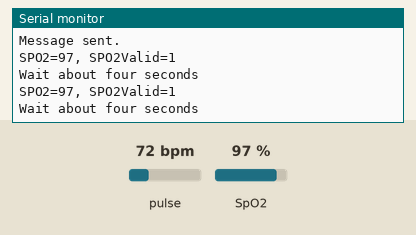
A program run on a simulated ESP32. On the bench: the last lines printed to the serial monitor. Inputs (shaded band) come from the test bench; at power-on: SpO2 97 %, pulse 72 bpm. WiFi joins after 1.5 s; servers stay silent unless stated.

Above: at 8.8 s.
8.9 s: SpO2 set to 80 %
At 11.9 s:
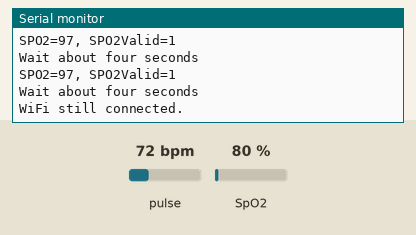
14.9 s: SpO2 set to 85 %
At 18.3 s:
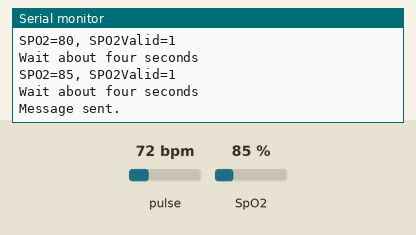
Timing chart, 0 to 19.8 s (numbered marks = the images above; inputs shaded):
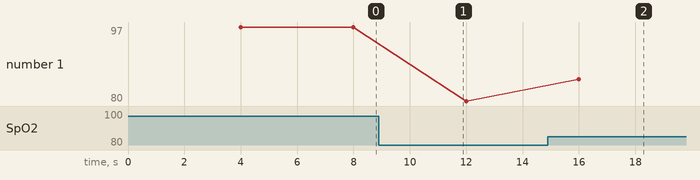

The program:

main.cpp
```cpp
#include <DFRobot_MAX30102.h>
#include <ThingSpeak.h>
#include <WiFi.h>
#define WIFI_NETWORK "Shiro"
#define WIFI_PASSWORD "Shiro@500"
#define WIFI_TIMEOUT_MS 5000
#define CHANNEL_ID 2851576
#define CHANNEL_API "YJYX968AT0XUKIY2"


// Task declarations
void keepWiFiAlive(void * parameter);
void sensorTask(void * parameter);
void thigspeaktask(void * parameter);

WiFiClient client;
DFRobot_MAX30102 particleSensor;

TaskHandle_t SensorTaskHandle;

int spo2Value = -1;


void setup()
{
  //Init serial
  Serial.begin(115200);
  ThingSpeak.begin(client);
  while (!particleSensor.begin()) {
    Serial.println("MAX30102 was not found");
    delay(1000);
  }
  particleSensor.sensorConfiguration(/*ledBrightness=*/50, /*sampleAverage=*/SAMPLEAVG_4, \
                        /*ledMode=*/MODE_MULTILED, /*sampleRate=*/SAMPLERATE_100, \
                        /*pulseWidth=*/PULSEWIDTH_411, /*adcRange=*/ADCRANGE_16384);

  // Create the sensor task
  BaseType_t result = xTaskCreatePinnedToCore(
    sensorTask,           // Task function
    "Sensor Task",        // Name of the task
    4096,                 // Stack size in words
    NULL,                 // Parameter
    1,                    // Priority
    &SensorTaskHandle,     // Task handle
    0
  );

  xTaskCreatePinnedToCore(
    keepWiFiAlive,
    "KeepWiFiAlive",
    10000,
    NULL,
    1,
    NULL,
    CONFIG_ARDUINO_RUNNING_CORE
  );

  xTaskCreatePinnedToCore(
    thigspeaktask,
    "thigspeaktask",
    10000,
    NULL,
    1,
    NULL,
    CONFIG_ARDUINO_RUNNING_CORE
  );
}

int32_t SPO2; //SPO2
int8_t SPO2Valid; //Flag to display if SPO2 calculation is valid
int32_t heartRate; //Heart-rate
int8_t heartRateValid; //Flag to display if heart-rate calculation is valid

void loop()
{
   // The main loop can be used for other tasks or remain idle
  vTaskDelay(1000 / portTICK_PERIOD_MS); // Delay to prevent loop hogging the CPU
}

void sensorTask(void *) {
  for (;;) {
    Serial.println(F("Wait about four seconds"));
    particleSensor.heartrateAndOxygenSaturation(/**SPO2=*/&SPO2, /**SPO2Valid=*/&SPO2Valid, /**heartRate=*/&heartRate, /**heartRateValid=*/&heartRateValid);
    //Print result
    Serial.print(F("SPO2="));
    Serial.print(SPO2, DEC);
    Serial.print(F(", SPO2Valid="));
    Serial.println(SPO2Valid, DEC);

    if (SPO2Valid != 0) {
      spo2Value = SPO2;
    }
    // vTaskDelay(4000 / portTICK_PERIOD_MS);
  }
}

void keepWiFiAlive(void * parameter) {
  for (;;) {  // Infinite loop to keep the task running
    if (WiFi.status() == WL_CONNECTED) {
      Serial.println("WiFi still connected.");
      vTaskDelay(10000 / portTICK_PERIOD_MS);
      continue;
    }

    Serial.println("WiFi Connecting...");
    WiFi.mode(WIFI_STA);
    WiFi.begin(WIFI_NETWORK, WIFI_PASSWORD);

    unsigned long startAttemptTime = millis();

    // Attempt to connect within the timeout
    while (WiFi.status() != WL_CONNECTED &&
           millis() - startAttemptTime < WIFI_TIMEOUT_MS) {}

    if (WiFi.status() != WL_CONNECTED) {
      Serial.println("[WIFI] FAILED");
      vTaskDelay(WIFI_TIMEOUT_MS / portTICK_PERIOD_MS);
    } else {
      Serial.println("[WIFI] Connected: " + WiFi.localIP().toString());
    }
  }
}

void thigspeaktask(void * parameter) {
  for (;;) {

    // Delay before reading (2 seconds)
    vTaskDelay(2000 / portTICK_PERIOD_MS);
    if (spo2Value != -1)
      ThingSpeak.writeField(CHANNEL_ID,1,spo2Value,CHANNEL_API);
      Serial.println("Message sent.");
    vTaskDelay(13000 / portTICK_PERIOD_MS);
  }
}
```

Measured:
- after the input at 14.9 s, the serial monitor: prints a new line after 1.1 s (image 2)
- plotted number 1: 97 → 80 after the input at 8.9 s, 80 → 85 after the input at 14.9 s
